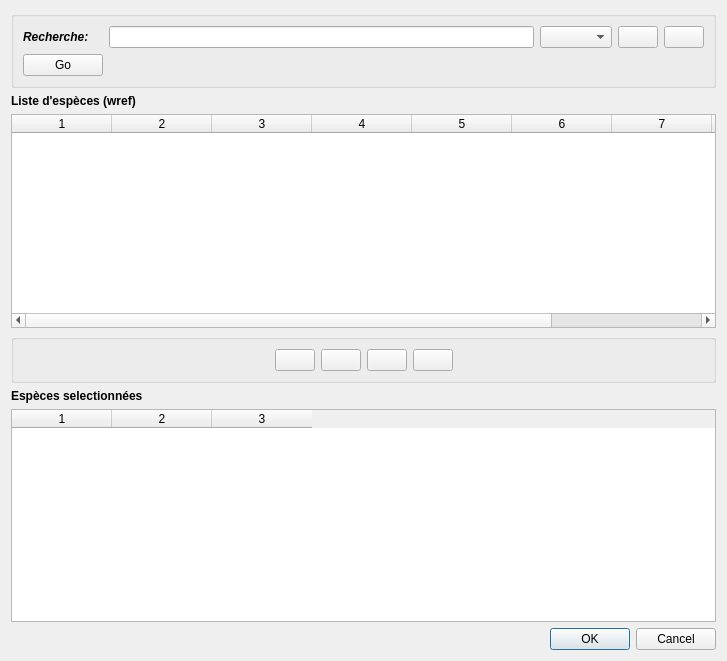
<?xml version="1.0" encoding="UTF-8"?>
<ui version="4.0">
 <class>Dialog</class>
 <widget class="QDialog" name="Dialog">
  <property name="geometry">
   <rect>
    <x>0</x>
    <y>0</y>
    <width>727</width>
    <height>661</height>
   </rect>
  </property>
  <property name="windowTitle">
   <string>Dialog</string>
  </property>
  <layout class="QGridLayout" name="gridLayout">
   <item row="11" column="0" colspan="3">
    <widget class="QTableWidget" name="tab_faune_selected">
     <property name="enabled">
      <bool>true</bool>
     </property>
     <property name="columnCount">
      <number>3</number>
     </property>
     <column/>
     <column/>
     <column/>
    </widget>
   </item>
   <item row="10" column="0" colspan="3">
    <widget class="QLabel" name="label_2">
     <property name="font">
      <font>
       <weight>75</weight>
       <bold>true</bold>
      </font>
     </property>
     <property name="text">
      <string>Espèces selectionnées</string>
     </property>
    </widget>
   </item>
   <item row="12" column="1" colspan="2">
    <widget class="QDialogButtonBox" name="buttonBox">
     <property name="font">
      <font>
       <weight>50</weight>
       <italic>false</italic>
       <bold>false</bold>
      </font>
     </property>
     <property name="statusTip">
      <string/>
     </property>
     <property name="orientation">
      <enum>Qt::Horizontal</enum>
     </property>
     <property name="standardButtons">
      <set>QDialogButtonBox::Cancel|QDialogButtonBox::Ok</set>
     </property>
    </widget>
   </item>
   <item row="3" column="0">
    <widget class="QLabel" name="label">
     <property name="font">
      <font>
       <weight>75</weight>
       <bold>true</bold>
      </font>
     </property>
     <property name="text">
      <string>Liste d'espèces (wref)</string>
     </property>
    </widget>
   </item>
   <item row="4" column="0" colspan="3">
    <widget class="QTableWidget" name="matablewidget">
     <property name="columnCount">
      <number>9</number>
     </property>
     <column/>
     <column/>
     <column/>
     <column/>
     <column/>
     <column/>
     <column/>
     <column/>
     <column/>
    </widget>
   </item>
   <item row="0" column="0" colspan="3">
    <widget class="QGroupBox" name="groupBox">
     <property name="title">
      <string/>
     </property>
     <layout class="QGridLayout" name="gridLayout_2">
      <item row="0" column="4">
       <widget class="QPushButton" name="btn_visible">
        <property name="text">
         <string/>
        </property>
       </widget>
      </item>
      <item row="0" column="2">
       <widget class="QLineEdit" name="search_bar">
        <property name="inputMask">
         <string/>
        </property>
        <property name="text">
         <string/>
        </property>
       </widget>
      </item>
      <item row="0" column="0">
       <widget class="QLabel" name="label_3">
        <property name="font">
         <font>
          <weight>75</weight>
          <italic>true</italic>
          <bold>true</bold>
         </font>
        </property>
        <property name="text">
         <string>Recherche:</string>
        </property>
       </widget>
      </item>
      <item row="0" column="3">
       <widget class="QComboBox" name="combosearch"/>
      </item>
      <item row="0" column="5">
       <widget class="QPushButton" name="btn_invisible">
        <property name="text">
         <string/>
        </property>
       </widget>
      </item>
      <item row="1" column="0">
       <widget class="QPushButton" name="searchButton">
        <property name="text">
         <string>Go</string>
        </property>
       </widget>
      </item>
     </layout>
    </widget>
   </item>
   <item row="9" column="0" colspan="3">
    <widget class="QGroupBox" name="groupBox_2">
     <property name="enabled">
      <bool>true</bool>
     </property>
     <property name="title">
      <string/>
     </property>
     <layout class="QHBoxLayout" name="horizontalLayout">
      <item>
       <spacer name="horizontalSpacer_2">
        <property name="orientation">
         <enum>Qt::Horizontal</enum>
        </property>
        <property name="sizeHint" stdset="0">
         <size>
          <width>40</width>
          <height>20</height>
         </size>
        </property>
       </spacer>
      </item>
      <item>
       <widget class="QPushButton" name="vider_faune">
        <property name="toolTip">
         <string>Vider la liste des espèces selectionnées.</string>
        </property>
        <property name="text">
         <string/>
        </property>
       </widget>
      </item>
      <item>
       <widget class="QPushButton" name="unselect">
        <property name="toolTip">
         <string>Deselection dans les listes.</string>
        </property>
        <property name="text">
         <string/>
        </property>
       </widget>
      </item>
      <item>
       <widget class="QPushButton" name="btn_rmfaune">
        <property name="toolTip">
         <string>Retirer une espèce.</string>
        </property>
        <property name="text">
         <string/>
        </property>
       </widget>
      </item>
      <item>
       <widget class="QPushButton" name="btn_ajoutfaune">
        <property name="toolTip">
         <string>Ajouter une espèce</string>
        </property>
        <property name="statusTip">
         <string/>
        </property>
        <property name="text">
         <string/>
        </property>
       </widget>
      </item>
      <item>
       <spacer name="horizontalSpacer">
        <property name="orientation">
         <enum>Qt::Horizontal</enum>
        </property>
        <property name="sizeHint" stdset="0">
         <size>
          <width>40</width>
          <height>20</height>
         </size>
        </property>
       </spacer>
      </item>
     </layout>
    </widget>
   </item>
  </layout>
 </widget>
 <resources/>
 <connections>
  <connection>
   <sender>buttonBox</sender>
   <signal>accepted()</signal>
   <receiver>Dialog</receiver>
   <slot>accept()</slot>
   <hints>
    <hint type="sourcelabel">
     <x>248</x>
     <y>254</y>
    </hint>
    <hint type="destinationlabel">
     <x>157</x>
     <y>274</y>
    </hint>
   </hints>
  </connection>
  <connection>
   <sender>buttonBox</sender>
   <signal>rejected()</signal>
   <receiver>Dialog</receiver>
   <slot>reject()</slot>
   <hints>
    <hint type="sourcelabel">
     <x>316</x>
     <y>260</y>
    </hint>
    <hint type="destinationlabel">
     <x>286</x>
     <y>274</y>
    </hint>
   </hints>
  </connection>
 </connections>
</ui>
